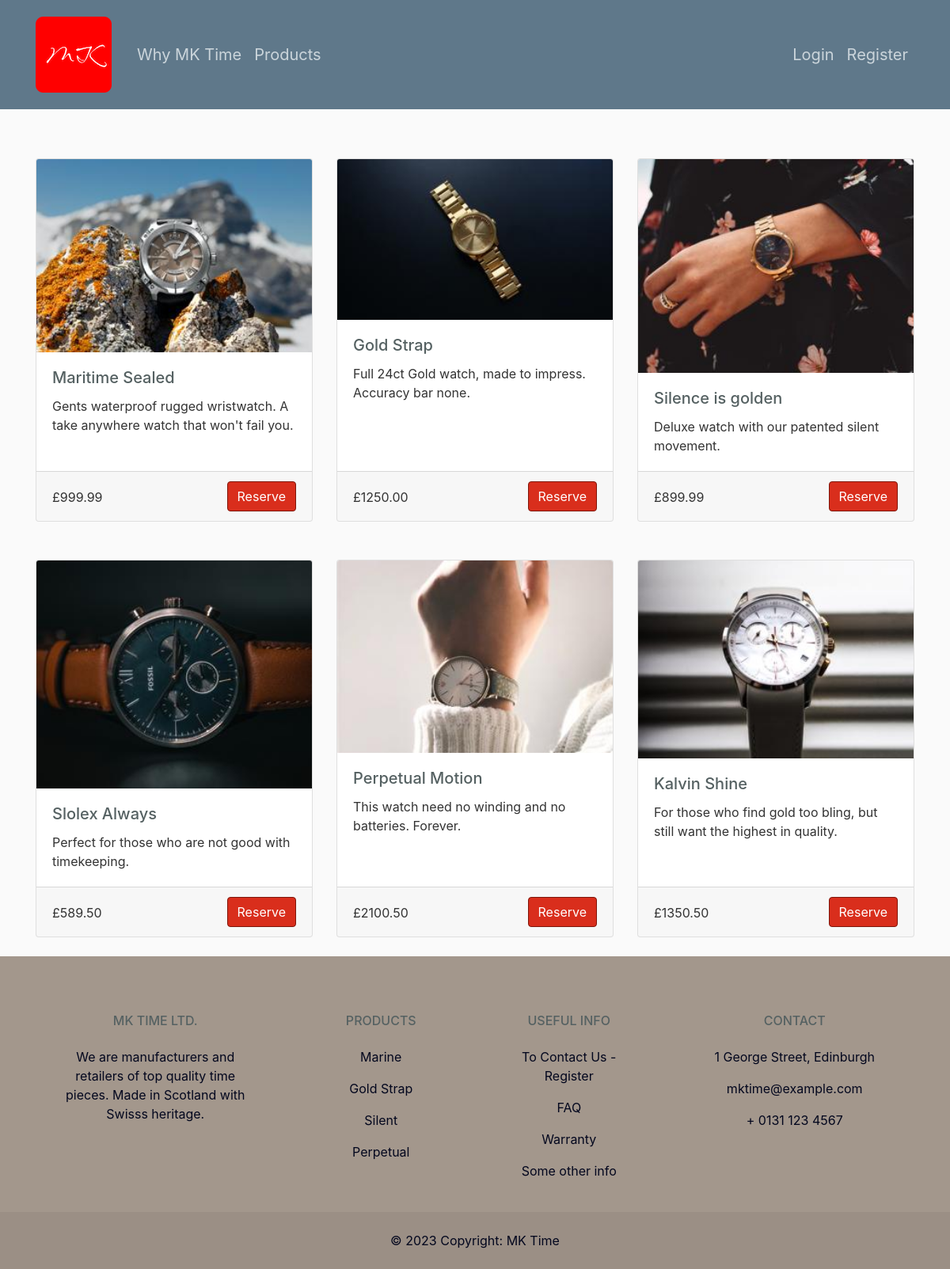
Page /products on the committed database.
### mktime/models.py (models this page shows, shortened)
class Product(db.Model):
    id =db.Column(db.Integer, primary_key=True)
    name = db.Column(db.String(20), nullable=False)
    description = db.Column(db.String(120), nullable=False)
    price = db.Column(db.Numeric(precision=6, scale=2), nullable=False)
    gender = db.Column(db.String(1))
    image_file = db.Column(db.String(20), nullable=False, default='watch_default.jpg')
    in_stock = db.Column(db.Boolean, nullable=False, default=True)

### mktime/routes.py (the view)
@app.route("/products")
def products():
    products = Product.query.all()
    return render_template('products.html', title='Products', products=products)

### mktime/templates/products.html (shortened to what this page needs)
{% extends "layout.html" %}
{% set containerable = True %}
{% block content %}
<article class="media">
	<div class="mt-5">
	<div class="row">
		{% for product in products %}
		<div class="col-md-4 d-flex">
			<div class="card mt-4 mb-4">
				<img src="{{ url_for('static', filename='product_pics/' + product.image_file ) }}" class="card-img-top" alt="picture of watch">
				<div class="card-body flex-fill">
					<h5 class="card-title">{{ product.name }}</h5>
					<p class="card-text">{{ product.description }}</p>
				</div>
				<div class="card-footer d-flex">
					<span class="card-text mr-auto pt-2">&pound;{{ "%.2f"|format(product.price) }}</span>
					<a href="#" class="btn btn-primary">Reserve</a>
				</div>
			</div>
		</div>
		{% endfor %} {% endblock content %}

### mktime/static/main.css (style rules this page uses)
body { background: #fafafa; color: #333333; margin-top: 5rem; }
h1, h2, h3, h4, h5, h6 { color: #556162; }
.card-footer .btn-primary { border-color: #7e150a; background-color: #d92e1c !important; }

### rows in the picture
Product: image_file (picture), name "Maritime Sealed", description "Gents waterproof rugged wristwatch. A take anywhere watch that won't fail you.", price "999.99"
Product: image_file (picture), name "Gold Strap", description "Full 24ct Gold watch, made to impress. Accuracy bar none.", price "1250.00"
Product: image_file (picture), name "Silence is golden", description "Deluxe watch with our patented silent movement.", price "899.99"
Product: image_file (picture), name "Slolex Always", description "Perfect for those who are not good with timekeeping.", price "589.50"
Product: image_file (picture), name "Perpetual Motion", description "This watch need no winding and no batteries. Forever.", price "2100.50"
Product: image_file (picture), name "Kalvin Shine", description "For those who find gold too bling, but still want the highest in quality.", price "1350.50"
